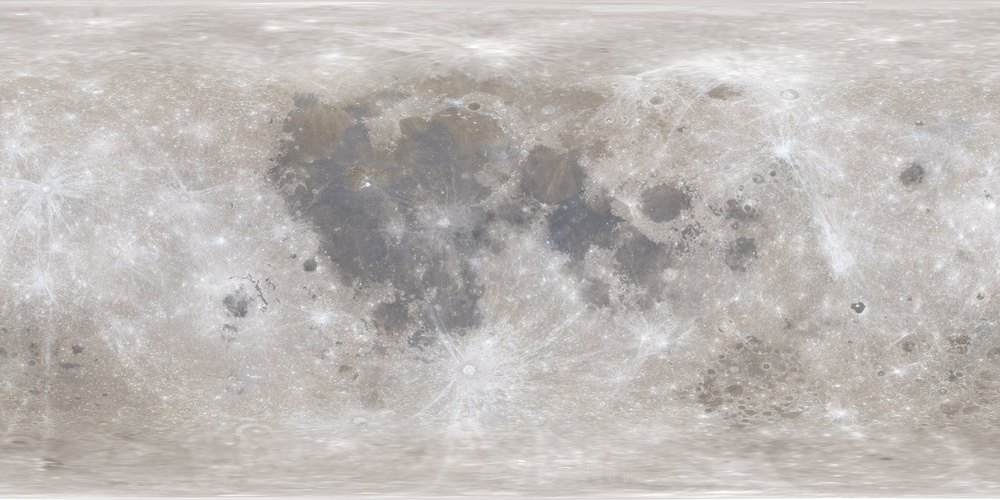
#> input picture assets/nasa/lroc_color_2k.jpg, 1000 x 500 px, shrunk from 2048 x 1024 before the run, found by its file name
$ python render_moon.py lroc_color_2k.jpg moon_nearside.webp 1000
#> lines starting #> are read from the running program, lines starting #| are printed output that depends on the picture
# render_moon.py: reproject NASA's LRO color map into a near-side Moon view.
# AI-generated code (Claude, Anthropic), reviewed by La Shara Cordero. See AI_DISCLOSURE.md.
# Source data: NASA Goddard SVS CGI Moon Kit, lroc_color_2k.jpg (https://svs.gsfc.nasa.gov/4720)
# Usage: python render_moon.py lroc_color_2k.jpg moon_nearside.webp 1000
import sys, numpy as np
from PIL import Image

src, out, D = sys.argv[1], sys.argv[2], int(sys.argv[3])
tex = np.asarray(Image.open(src).convert('RGB')).astype(np.float32)
H, W, _ = tex.shape
#> H = 500; W = 1000
ys, xs = np.mgrid[0:D, 0:D].astype(np.float32)
nx = (xs + 0.5) / (D / 2) - 1
ny = 1 - (ys + 0.5) / (D / 2)
r2 = nx**2 + ny**2
nz = np.sqrt(np.clip(1 - r2, 0, 1))
lat = np.arcsin(np.clip(ny, -1, 1))          # orthographic projection, center at 0,0
lon = np.arctan2(nx, nz)
u = ((lon / (2*np.pi)) + 0.5) * (W - 1)        # map is centered on 0 degrees longitude
v = (0.5 - lat / np.pi) * (H - 1)
img = tex[v.astype(int).clip(0, H-1), u.astype(int).clip(0, W-1)]
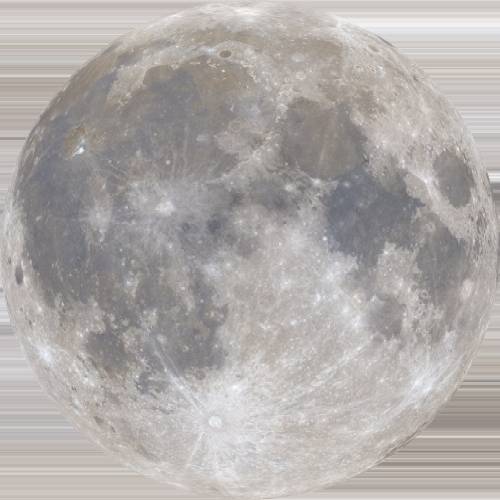
#> img: shape (1000, 1000, 3) float32 (shown at 1/2 size); mean R, G, B 174.9, 170.5, 168.4
L = np.array([-0.45, 0.35, 0.82]); L /= np.linalg.norm(L)   # soft light from upper left
shade = np.clip(nx*L[0] + ny*L[1] + nz*L[2], 0, 1)
shade = 0.18 + 0.92 * shade**0.8
img = np.clip(img * shade[..., None] * 1.05, 0, 255)
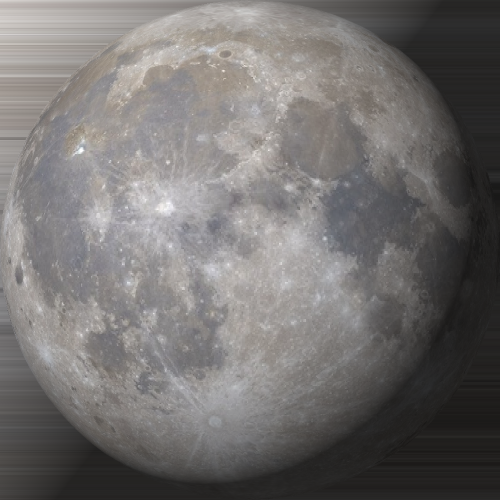
#> img: shape (1000, 1000, 3) float32 (shown at 1/2 size); mean R, G, B 116.4, 113.5, 112.3
alpha = (np.clip((1 - np.sqrt(r2)) * D / 2, 0, 1) * 255).astype(np.uint8)
Image.fromarray(np.dstack([img.astype(np.uint8), alpha]), 'RGBA').save(out, 'WEBP', quality=86)
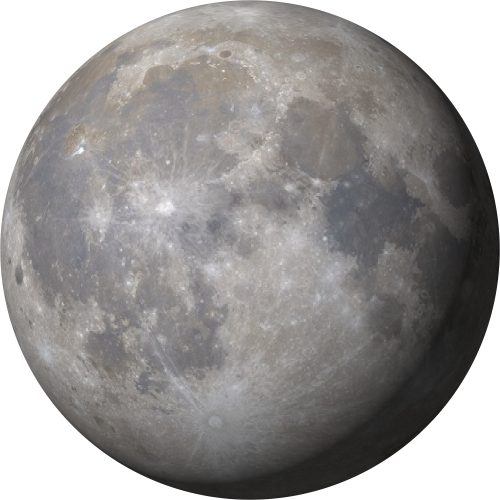
#> saved as moon_nearside.webp: PIL image 1000x1000 RGBA (shown at 1/2 size); mean R, G, B, A 115.8, 113, 111.8, 199.9; transparent parts drawn white
print('saved', out)

# Landing site positions on the disk (percent of width/height):
#   x = 50 * (1 + cos(lat) * sin(lon)),  y = 50 * (1 - sin(lat))
